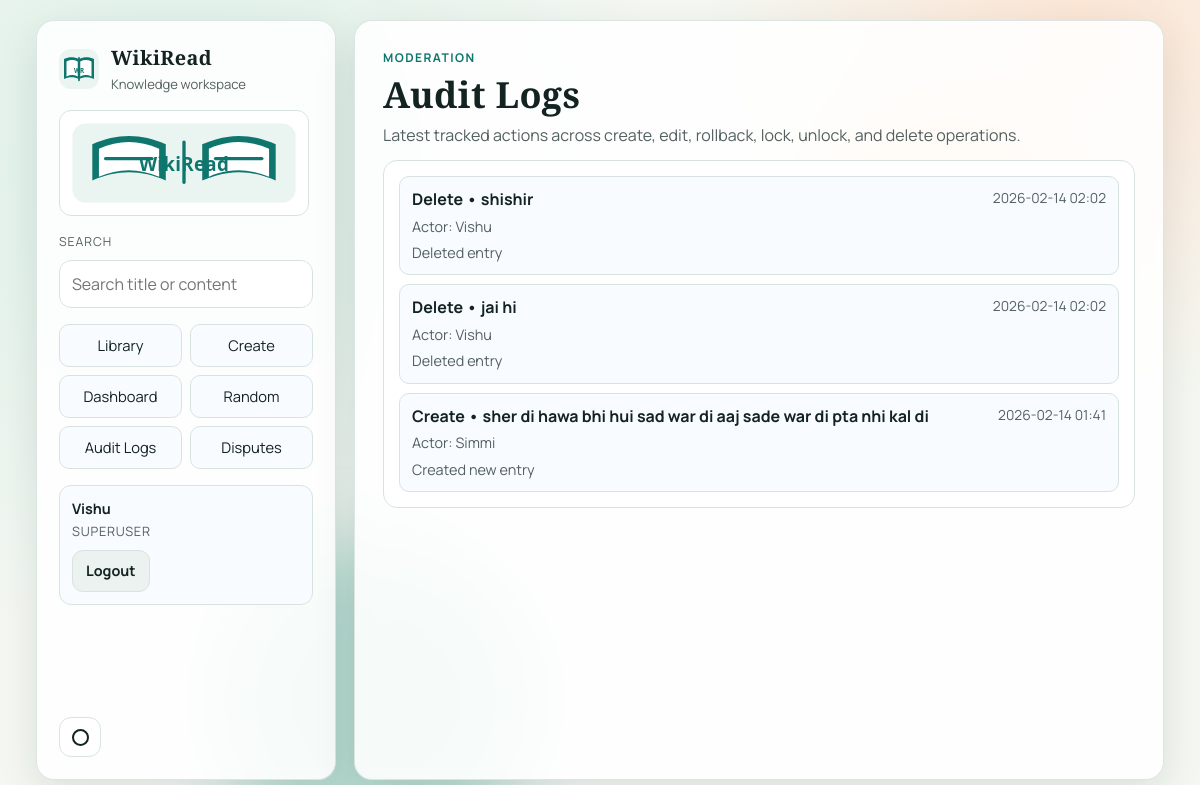
The app's page /audit-logs/ (signed in) with its own data.
### encyclopedia/models.py (models this page shows, shortened)
class AuditLog(models.Model):
    ACTION_CHOICES = [
        ("create", "Create"),
        ("edit", "Edit"),
        ("delete", "Delete"),
        ("lock", "Lock"),
        ("unlock", "Unlock"),
        ("rollback", "Rollback"),
        ("verify", "Verify"),
        ("dispute_reported", "Dispute Reported"),
        ("dispute_resolved", "Dispute Resolved"),
    ]
    action = models.CharField(max_length=20, choices=ACTION_CHOICES)
    entry_title = models.CharField(max_length=200)
    entry = models.ForeignKey(
        Entry,
        on_delete=models.SET_NULL,
        null=True,
        blank=True,
        related_name="audit_logs",
    )
    actor = models.ForeignKey(
        settings.AUTH_USER_MODEL,
        on_delete=models.SET_NULL,
        null=True,
        blank=True,
        related_name="wiki_audit_logs",
    )
    details = models.TextField(blank=True)
    created_at = models.DateTimeField(auto_now_add=True)
    class Meta:
        ordering = ["-created_at"]

### encyclopedia/views.py (the view, shortened to what this page needs)
# urls.py: path("audit-logs/", views.audit_logs, name="audit_logs"),
@login_required
def audit_logs(request):
    logs = AuditLog.objects.select_related("actor")[:100]
    return render(request, "encyclopedia/audit_logs.html", {"logs": logs})

### encyclopedia/templates/encyclopedia/audit_logs.html (shortened to what this page needs)
{% extends "encyclopedia/layout.html" %}
{% block body %}
<section class="page-header compact">
    <p class="eyebrow">Moderation</p>
    <h1>Audit Logs</h1>
    <p class="lead">Latest tracked actions across create, edit, rollback, lock, unlock, and delete operations.</p>
</section>
<section class="content-card">
    <ul class="simple-list">
        {% for log in logs %}
            <li class="stacked-item">
                <div>
                    <strong>{{ log.get_action_display }} • {{ log.entry_title }}</strong>
                    <p>Actor: {% if log.actor %}{{ log.actor.username }}{% else %}System{% endif %}</p>
                    {% if log.details %}<p>{{ log.details }}</p>{% endif %}
                </div>
                <span>{{ log.created_at|date:"Y-m-d H:i" }}</span>
            </li>
        {% empty %}
            <li>No logs found.</li>
        {% endfor %}
    </ul>
</section>
{% endblock %}

### encyclopedia/templates/encyclopedia/layout.html (shortened to what this page needs)
{% load static %}
<!DOCTYPE html>
<html lang="en">
    <head>
        <link href="{% static 'encyclopedia/styles.css' %}" rel="stylesheet">
    </head>
    <body>
        <div class="app-frame">
            <aside class="sidebar" data-sidebar>
                <a class="brand" href="{% url 'index' %}">
                    <img src="{% static 'encyclopedia/brand-mark.svg' %}" alt="WikiRead icon" class="brand-mark">
                    <span>
                        <strong>WikiRead</strong>
                        <small>Knowledge workspace</small>
                    </span>
                </a>
                <img src="{% static 'encyclopedia/brand-full.svg' %}" alt="WikiRead full logo" class="brand-full">
                <form action="{% url 'search' %}" method="get" class="search-form">
                    <label for="wiki-search">Search</label>
                    <input id="wiki-search" class="search-input" type="text" name="q" placeholder="Search title or content" value="{{ request.GET.q|default:'' }}">
                </form>
                <nav class="nav-links">
                    <a href="{% url 'index' %}">Library</a>
                    {% if request.user.is_authenticated %}
                        <a href="{% url 'new_page' %}">Create</a>
                        <a href="{% url 'dashboard' %}">Dashboard</a>
                    {% endif %}
                    <a href="{% url 'rand' %}">Random</a>
                    {% if request.user.is_superuser %}
                        <a href="{% url 'audit_logs' %}">Audit Logs</a>
                        <a href="{% url 'disputes_queue' %}">Disputes</a>
                    {% endif %}
                </nav>
                <div class="auth-box">
                    {% if request.user.is_authenticated %}
                        <p class="auth-user">{{ request.user.username }}</p>
                        <p class="auth-role">{% if request.user.is_superuser %}Superuser{% else %}Member{% endif %}</p>
                        <form action="{% url 'logout' %}" method="post">
                            <button type="submit" class="btn-secondary">Logout</button>
                        </form>
                    {% else %}
                        <p>Login is required to create and edit pages.</p>
                        <div class="actions-row">
                            <a href="{% url 'login' %}" class="btn-primary">Login</a>
                            <a href="{% url 'register' %}" class="btn-secondary">Sign Up</a>
                        </div>
                    {% endif %}
                </div>
                <button type="button" class="theme-toggle desktop-only" data-theme-toggle aria-label="Toggle color theme" title="Toggle theme">
                    <span class="theme-icon" data-theme-icon aria-hidden="true"></span>
                </button>
            </aside>
            <main class="main-panel">
                {% block body %}{% endblock %}
            </main>
        </div>
    </body>
</html>

### records on screen
AuditLog: action "Delete", entry_title "shishir", actor.username "Vishu", details "Deleted entry", created_at "2026-02-14 02:02"
AuditLog: action "Delete", entry_title "jai hi", actor.username "Vishu", details "Deleted entry", created_at "2026-02-14 02:02"
AuditLog: action "Create", entry_title "sher di hawa bhi hui sad war di aaj sade war di pta nhi kal di", actor.username "Simmi", details "Created new entry", created_at "2026-02-14 01:41"

### other values on screen
{{ request.user.username }} "Vishu"
